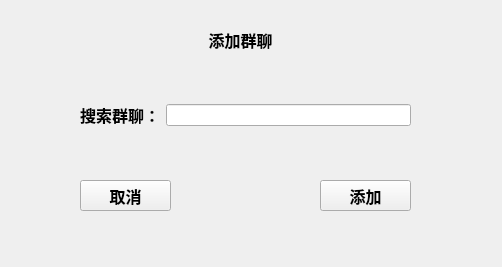
<?xml version="1.0" encoding="UTF-8"?>
<ui version="4.0">
 <class>AddGroup</class>
 <widget class="QWidget" name="AddGroup">
  <property name="geometry">
   <rect>
    <x>0</x>
    <y>0</y>
    <width>502</width>
    <height>267</height>
   </rect>
  </property>
  <property name="windowTitle">
   <string>Form</string>
  </property>
  <widget class="QPushButton" name="cancelBtn">
   <property name="geometry">
    <rect>
     <x>80</x>
     <y>180</y>
     <width>91</width>
     <height>31</height>
    </rect>
   </property>
   <property name="font">
    <font>
     <pointsize>12</pointsize>
     <bold>true</bold>
    </font>
   </property>
   <property name="text">
    <string>取消</string>
   </property>
  </widget>
  <widget class="QPushButton" name="addGroupBtn">
   <property name="geometry">
    <rect>
     <x>320</x>
     <y>180</y>
     <width>91</width>
     <height>31</height>
    </rect>
   </property>
   <property name="font">
    <font>
     <pointsize>12</pointsize>
     <bold>true</bold>
    </font>
   </property>
   <property name="text">
    <string>添加</string>
   </property>
  </widget>
  <widget class="QLabel" name="label_2">
   <property name="geometry">
    <rect>
     <x>180</x>
     <y>20</y>
     <width>121</width>
     <height>41</height>
    </rect>
   </property>
   <property name="text">
    <string>&lt;html&gt;&lt;head/&gt;&lt;body&gt;&lt;p align=&quot;center&quot;&gt;&lt;span style=&quot; font-size:12pt; font-weight:700;&quot;&gt;添加群聊&lt;/span&gt;&lt;/p&gt;&lt;/body&gt;&lt;/html&gt;</string>
   </property>
  </widget>
  <widget class="QWidget" name="">
   <property name="geometry">
    <rect>
     <x>80</x>
     <y>80</y>
     <width>331</width>
     <height>71</height>
    </rect>
   </property>
   <layout class="QHBoxLayout" name="horizontalLayout">
    <item>
     <widget class="QLabel" name="label">
      <property name="text">
       <string>&lt;html&gt;&lt;head/&gt;&lt;body&gt;&lt;p align=&quot;center&quot;&gt;&lt;span style=&quot; font-size:12pt; font-weight:700;&quot;&gt;搜索群聊：&lt;/span&gt;&lt;/p&gt;&lt;/body&gt;&lt;/html&gt;</string>
      </property>
     </widget>
    </item>
    <item>
     <widget class="QLineEdit" name="searchGroup_lineEdit"/>
    </item>
   </layout>
  </widget>
 </widget>
 <resources/>
 <connections/>
</ui>
